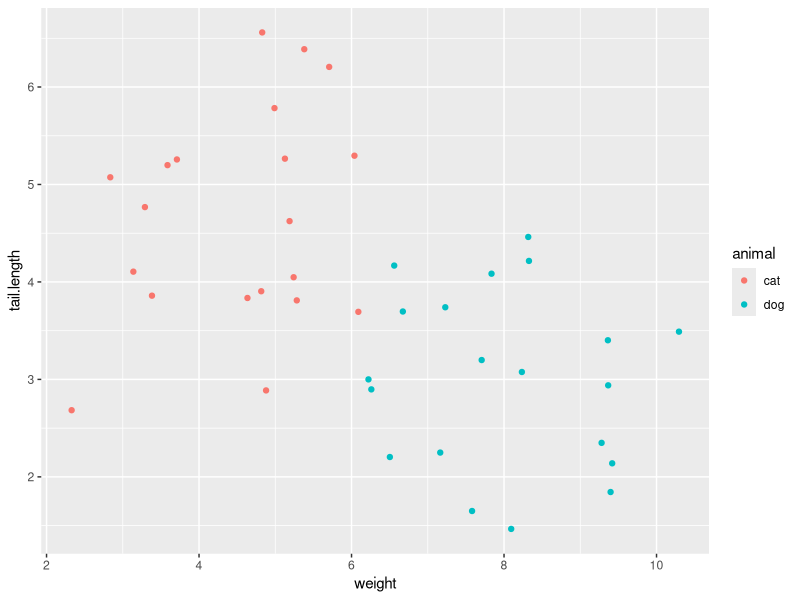

Generate this figure with R:
## ---- chunk 1
library(tufte)
knitr::opts_chunk$set(tidy = FALSE, cache.extra = packageVersion('tufte'))
options(htmltools.dir.version = FALSE)
## ---- chunk 2
library(ggplot2)

no.animals <- 40
no.types.animals <- 2
no.each <- no.animals/no.types.animals
# This should be a list
tail.lengths.1 <- rnorm(no.each, mean = 5)
tail.lengths.2 <- rnorm(no.each, mean = 3)
weight.1 <- rnorm(no.each, mean = 4.5)
weight.2 <- rnorm(no.each, mean = 8)

animals <- data.frame(
  tail.length = append(tail.lengths.1, tail.lengths.2),
  weight = append(weight.1, weight.2),
  animal = append(rep('cat',no.each), rep('dog',no.each)))

ggplot(data = animals, aes(y = tail.length, x = weight, color = animal)) + geom_point()
